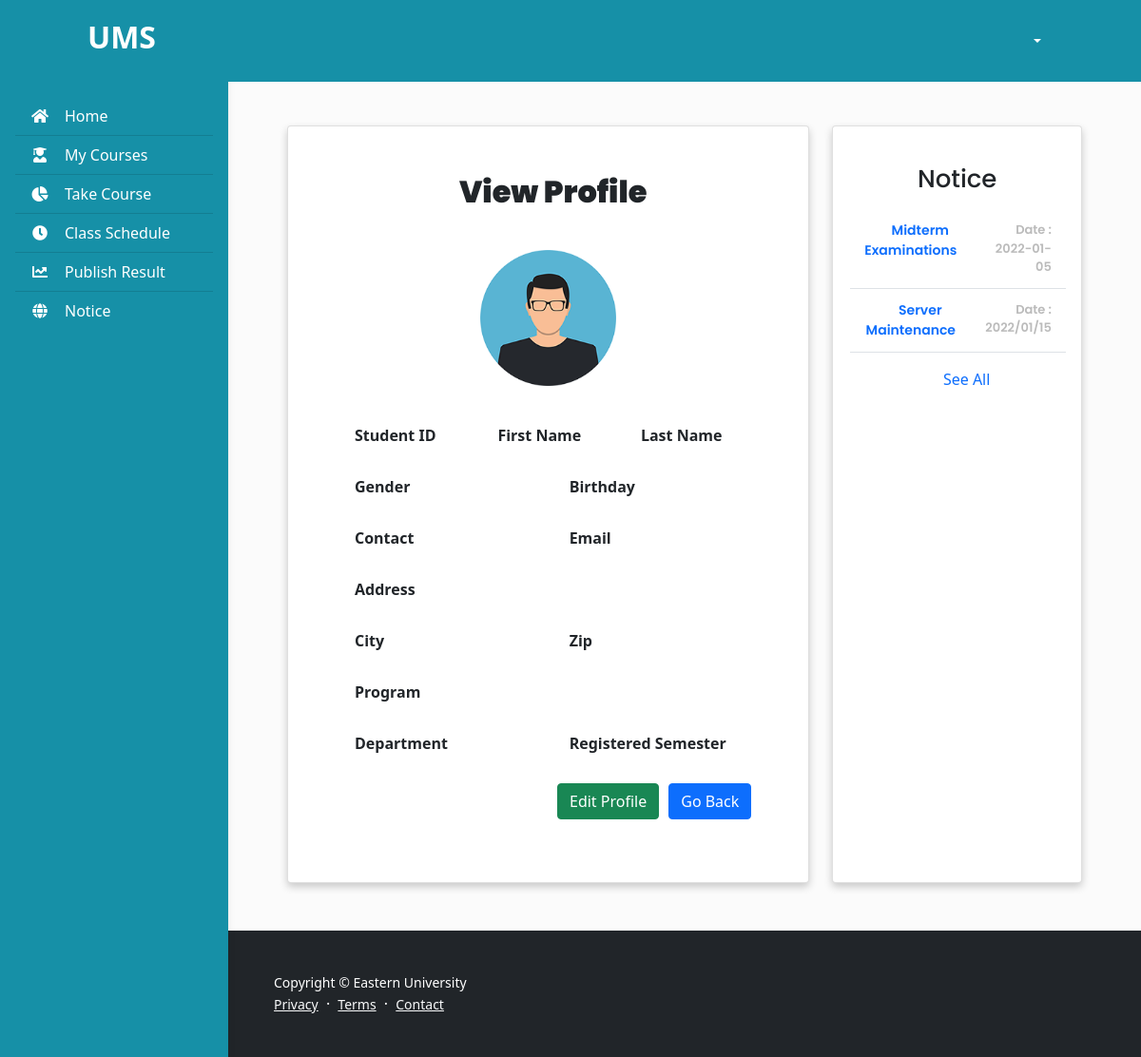
The page /student_profile.php on the database its author committed.
### tables this page shows
CREATE TABLE `notice` (
  `notice_id` int(11) NOT NULL,
  `notice_date` varchar(50) NOT NULL,
  `notice_from` varchar(50) NOT NULL,
  `notice_to` varchar(50) NOT NULL,
  `subject` varchar(50) NOT NULL,
  `message` varchar(10000) NOT NULL
);

### student_profile.php (the view, shortened to what this page needs)
<?php
include_once("./database/config.php");
?>
<!DOCTYPE html>
<html lang="en">
<head>
    <link href="https://cdn.jsdelivr.net/npm/bootstrap@5.1.3/dist/css/bootstrap.min.css" rel="stylesheet"
>
    <link rel="stylesheet" href="https://pro.fontawesome.com/releases/v5.10.0/css/all.css"
 />
    <link rel="stylesheet" type="text/css" href="./includes/nav.css">
    <link rel="stylesheet" type="text/css" href="./includes/table.css">
</head>
<body>
    <header>
        <nav id="sidebarMenu" class="collapse d-lg-block sidebar collapse" style="background:#1690A7; margin-top:20px">
            <div class="position-sticky">
                <div class="list-group list-group-flush mx-3 mt-4">
                    <a href="student_dash.php" class="list-group-item list-group-item-action py-2"
                        aria-current="true" style="background:#1690A7;Color:white;">
                        <i class="fas fa-home fa-fw me-3"></i><span>Home</span></a>
                    <a href="student_course.php" class="list-group-item list-group-item-action py-2 "
                        style="background:#1690A7; Color:white;"><i class="fas fa-user-graduate fa-fw me-3"></i><span>My Courses</span></a>
                    <a href="student_take_course.php" class="list-group-item list-group-item-action py-2 "
                        style="background:#1690A7; Color:white;"><i class="fas fa-chart-pie fa-fw me-3"></i><span>Take Course</span></a>
                    <a href="student_schedule.php" class="list-group-item list-group-item-action py-2"
                        style="background:#1690A7; Color:white;">
                        <i class="fas fa-clock fa-fw me-3"></i><span>Class Schedule</span></a>
                    <a href="student_result.php" class="list-group-item list-group-item-action py-2 "
                        style="background:#1690A7; Color:white;"><i
                            class="fas fa-chart-line fa-fw me-3"></i><span>Publish Result</span></a>
                    <a href="student_notice_list.php" class="list-group-item list-group-item-action py-2 "
                        style="background:#1690A7; Color:white;">
                        <i class="fas fa-globe fa-fw me-3"></i><span>Notice</span></a>
                </div>
            </div>
        </nav>
        <nav id="main-navbar" class="navbar navbar-expand-lg navbar-light fixed-top"
            style="background:#1690A7; padding:15px 80px">
            <div class="container-fluid">
                <a class="navbar-brand" href="student_dash.php">
                    <h2 style="color:white; font-weight:600;">UMS</h2>
                </a>
                <div class="dropdown">
                    <a class="btn dropdown-toggle" href="#" style="color:white; font-weight:500" role="button"
                        id="dropdownMenuLink" data-bs-toggle="dropdown" aria-expanded="false">
                        <span style="padding-left:10px"><?php echo $_SESSION['username']?></span>
                    </a>
                </div>
            </div>
        </nav>
    </header>
    <main style="margin-top: 58px;">
        <div class="container pt-4" style="padding-left:50px; padding-right:50px;">
            <div style="padding: 50px 0;">
                <div class="container">
                    <div class="row">
                            <div class="col-md-8">
                                <div class="card mx-auto" style="padding:50px 20px;box-shadow: 0 4px 8px 0 rgba(0, 0, 0, 0.2); ">
                                    <div class="card-title">
                                        <h2 style="padding-left:10px; font-weight:1000">View Profile</h2>
                                    </div>
                                    <div class="card-body" id="card-body">
                                    <div class="container">
                                        <form action="" method="POST">
                                        <div class="row">
                                                <div class="col-md-12" style="padding-bottom:20px;">
                                                    <div class="form-group" style="padding:10px;text-align:center;">
                                                        <img src="./images/user-profile.png" width="35%"alt="">
                                                    </div>
                                                </div>
                                            </div>
                                            <div class="row">
                                            <div class="col-md-4">
                                                    <div class="form-group" style="padding:10px;">
                                                        <label style="padding-bottom:10px;font-weight:700;">Student ID</label><br>
                                                    </div>
                                                </div>
                                                <div class="col-md-4">
                                                    <div class="form-group" style="padding:10px;">
                                                        <label style="padding-bottom:10px;font-weight:700;">First Name</label><br>
                                                    </div>
                                                </div>
                                                <div class="col-md-4">
                                                    <div class="form-group" style="padding:10px;">
                                                        <label style="padding-bottom:10px;font-weight:700;">Last Name</label><br>
                                                    </div>
                                                </div>
                                            </div>
                                            <div class="row">
                                                <div class="col-md-6">
                                                    <div class="form-group" style="padding:10px;">
                                                        <label style="padding-bottom:10px;font-weight:700;">Gender</label><br>
                                                    </div>
                                                </div>
                                                <div class="col-md-6">
                                                    <div class="form-group" style="padding:10px;">
                                                        <label style="padding-bottom:10px;font-weight:700;">Birthday</label><br>
                                                    </div>
                                                </div>
                                            </div>
                                            <div class="row">
                                                <div class="col-md-6">
                                                    <div class="form-group" style="padding:10px;">
                                                        <label style="padding-bottom:10px;font-weight:700;">Contact</label><br>
                                                    </div>
                                                </div>
                                                <div class="col-md-6">
                                                    <div class="form-group" style="padding:10px;">
                                                        <label style="padding-bottom:10px;font-weight:700;">Email</label><br>
                                                    </div>
                                                </div>
                                            </div>
                                            <div class="row">
                                                <div class="col-md-12">
                                                    <div class="form-group" style="padding:10px;">
                                                        <label style="padding-bottom:10px;font-weight:700;">Address</label><br>
                                                    </div>
                                                </div>
                                            </div>
                                            <div class="row">
                                                <div class="col-md-6">
                                                    <div class="form-group" style="padding:10px;\">
                                                        <label style="padding-bottom:10px;font-weight:700;">City</label><br>
                                                    </div>
                                                </div>
                                                <div class="col-md-6">
                                                    <div class="form-group" style="padding:10px">
                                                        <label style="padding-bottom:10px;font-weight:700;">Zip</label><br>
                                                    </div>
                                                </div>
                                            </div>
                                            <div class="row">
                                                <div class="col-md-12">
                                                    <div class="form-group" style="padding:10px">
                                                        <label style="padding-bottom:10px; font-weight:700;">Program</label><br>
                                                    </div>
                                                </div>
                                            </div>
                                            <div class="row">
                                                <div class="col-md-6">
                                                    <div class="form-group" style="padding:10px;">
                                                        <label style="padding-bottom:10px;font-weight:700;">Department</label><br>
                                                    </div>
                                                </div>
                                                <div class="col-md-6">
                                                    <div class="form-group" style="padding:10px">
                                                        <label style="padding-bottom:10px; font-weight:700;">Registered Semester</label><br>
                                                    </div>
                                                </div>
                                            </div>
                                            <div class="d-flex justify-content-end" style="padding-top:10px;">
                                            <a href="student_profile_update.php" class="btn btn-success" style="margin-right:10px;">Edit Profile</a>
                                                <a href="student_dash.php" class="btn btn-primary">Go Back</a>
                                            </div>
                                        </form>
                                    </div>
                                </div>
                                </div>
                            </div>
                            <div class="col-md-4">
                            <div class="card"
                                style="width:100%;height:100%;box-shadow: 0 4px 8px 0 rgba(0, 0, 0, 0.2); ">
                                <div class="row" style="padding:40px 30px">
                                    <div class="card-title">
                                        <h2 style="text-align:center; font-size:26px;">Notice</h2>
                                    </div>
                                    <table class="table">
                                        <tbody>
                                            <?php
                                    $sql = "SELECT * from notice order by notice_id desc limit 6;";
                                    $result = mysqli_query($conn, $sql);
                                    if($result){
                                        while($row=mysqli_fetch_assoc($result)){
                                            $notice_id=$row['notice_id'];
                                            $notice_date=$row['notice_date'];
                                            $subject=$row['subject'];
                                            echo '<tr>
                                            <td style="font-size:14px; font-weight:600; "><a href="student_notice_view.php?notice_id='.$notice_id.'" style="text-decoration:none; "> <span style="padding-left:20px;">'.$subject.'</span><a></td>
                                            <td style="font-size:13px;font-weight:600;color:#bbb;text-align:right;"> Date :<br>'.$notice_date.'</td>
                                            </tr>';
                                        }
                                    }
                                    ?>
                                        </tbody>
                                    </table>
                                    <div style="text-align:center;">
                                        <a href="student_notice_list.php" style="text-decoration:none;"> <span
                                                style="padding-left:20px;font-weight:500;">See All</span><a>
                                    </div>
                                </div>
                            </div>
                        </div>
                        </div>
                    </div>
                </div>
            </div>
        <?php include_once("./templates/footer.php");?>
    </main>
</body>
</html>

### includes/nav.css (style rules this page uses)
body { background-color: #fbfbfb; }
@media (min-width: 991.98px) { main { padding-left: 240px; } }
.sidebar { position: fixed; top: 0; bottom: 0; left: 0; padding: 58px 0 0; box-shadow: 0 2px 5px 0 rgb(0 0 0 / 5%), 0 2px 10px 0 rgb(0 0 0 / 5%); width: 240px; z-index: 600; }

### includes/table.css (style rules this page uses)
* { box-sizing: border-box; margin:0; padding:0; }
.table { width: 100%; border-collapse: collapse; }
.table td,.table th { font-family: 'poppins'; padding:12px 15px; text-align: center; font-size:14px; }
.card-title { font-family: 'poppins'; display: flex; align-items: center; justify-content: center; }

### rows shown on the page
notice: subject "Midterm Examinations", notice_date "2022-01-05"
notice: subject "Server Maintenance", notice_date "2022/01/15"
